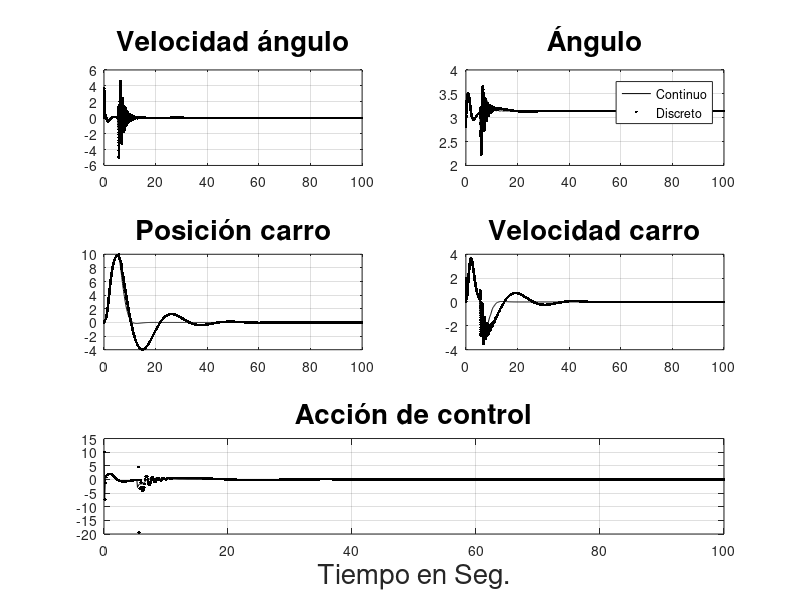
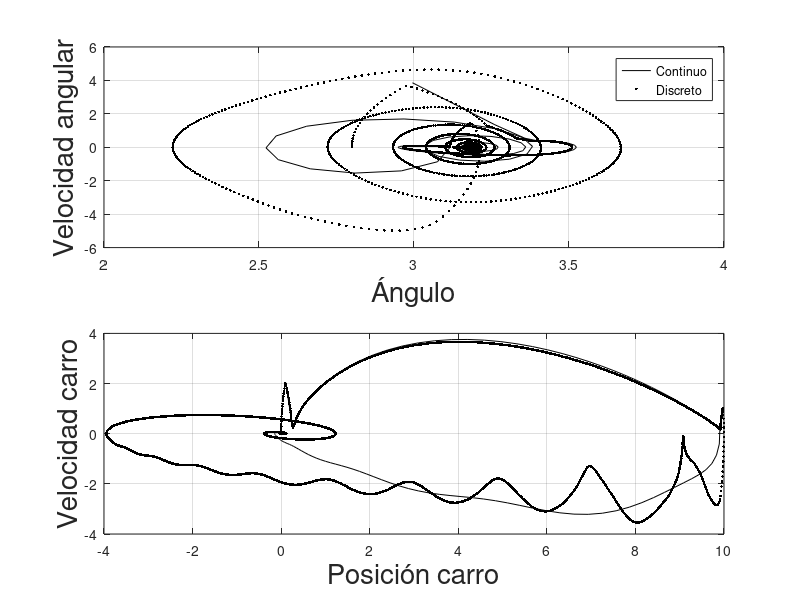

Here is the MATLAB script that generated these plots, in order:
clc;clear all, close all;
Ts=0.1;KMAX=1000;T=Ts*KMAX;
m=.1;Fricc=0.1; long=0.6;g=9.8;M=.5;
TamanioFuente=20;
%pkg load signal; pkg load control; %Solo una vez
%Condiciones iniciales
alfa(1)=.5; colorc='.g';colorl='g';
% alfa(1)=.1; colorc='.r';colorl='r';
% alfa(1)=.8; colorc='.b';colorl='b';
alfa(1)=2.8;Ci=2.8; colorc='.k';colorl='k';
%Versión linealizada en el equilibrio inestable. Sontag Pp 104.
% estado=[p(i); p_p(i); alfa(i); omega(i)]
% Mat_Ac=[0 1 0 0;0 -Fricc/M -m*g/M 0; 0 0 0 1; 0 Fricc/(long*M) g*(m+M)/(long*M) 0];
% Mat_Bc=[0; 1/M; 0; -1/(long*M)];
Mat_Ac=[0 1 0 0;0 -Fricc/M -m*g/M 0; 0 0 0 1; 0 -Fricc/(long*M) -g*(m+M)/(long*M) 0];
Mat_Bc=[0; 1/M; 0; 1/(long*M)];
Mat_C=[1 0 0 0; 0 0 1 0];
sys_c=ss(Mat_Ac,Mat_Bc,Mat_C,[0]);
sys_d=c2d(sys_c,Ts,'zoh');
Mat_A=sys_d.a;
Mat_B=sys_d.b;
H=[0;0;0;0];d_tao=Ts/100;tao=0;
for hh=1:100
    dH=expm(Mat_Ac*tao)*Mat_Bc*d_tao;
    H=H+dH;
    tao=tao+d_tao;
end
Mat_B=H;
Mat_A=expm(Mat_Ac*Ts);
Mat_A1= Mat_A;
Mat_B1=Mat_B;
m=1;
Mat_Ac=[0 1 0 0;0 -Fricc/M -m*g/M 0; 0 0 0 1; 0 -Fricc/(long*M) -g*(m+M)/(long*M) 0];
Mat_Bc=[0; 1/M; 0; 1/(long*M)];
sys_c2=ss(Mat_Ac,Mat_Bc,Mat_C,[0]);
sys_d2=c2d(sys_c,Ts,'zoh');
Mat_A2=sys_d2.a;
Mat_B2=sys_d2.b;

Mat_M=[Mat_B Mat_A*Mat_B Mat_A^2*Mat_B Mat_A^3*Mat_B];%Matriz Controlabilidad
rango=rank(Mat_M);
%Cálculo del controlador por asignación de polos
auto_val=eig(Mat_A);
c_ai=poly(auto_val);
Mat_W=[c_ai(4) c_ai(3) c_ai(2) 1 ;c_ai(3) c_ai(2) 1 0 ;c_ai(2) 1 0 0 ;1 0 0 0 ];
Mat_T=Mat_M*Mat_W;
A_controlable=inv(Mat_T)*Mat_A*Mat_T %Verificación de que T esté bien
%Ubicación de los polos de lazo cerrado en mui:
mui(1)=0.9997; mui(2)=0.994568; mui(3)= conj(mui(2)); mui(4)=0.99; %Para Ts=0.001
% mui=mui*.98;
mui(1)=0.8590123457; mui(2)=0.978; mui(3)= conj(mui(2)); mui(4)=0.9019;%Para Ts=0.01
% mui=mui*0;
% mui=mui*.9998;
mui(1)=0.67987; mui(2)=0.6798; mui(3)= conj(mui(2)); mui(4)=0.79;%Para Ts=0.1
% mui=mui*0.999;
alfa_i=poly(mui);
Mat_Q=diag([1,1/9^2,1/.5^2,1/.5^2]);
Mat_R=1e2;
Mat_Qo=diag([1,1/9^2,1/.5^2,1/.5^2]);
Mat_Ro=diag([1e1,1e0]);
% estado=[p(i); p_p(i); alfa(i); omega(i)]
K=fliplr(alfa_i(2:5)-c_ai(2:5))*inv(Mat_T);
K=dlqr(Mat_A, Mat_B, diag([1,1,1e1,1e1]),1e0);
Ko1=dlqr(Mat_A', Mat_C', diag([1,1,1,1/.5^2]), diag([1e-2,1e-2]))'; %calculo de observador
Ko2=dlqr(Mat_A2', Mat_C', diag([1,1,1e2,1e2]), diag([1e-5,1e-3]))';
K1=K;
eig(Mat_A-Mat_B*K)
K2=dlqr(Mat_A2, Mat_B2, diag([1,1,1,1]), Mat_R*1e-1);
G=inv(Mat_C(1,:)*inv(eye(4)-Mat_A+Mat_B*K)*Mat_B);
G1=G;
G2=inv(Mat_C(1,:)*inv(eye(4)-Mat_A2+Mat_B2*K2)*Mat_B2);
abs(eig(Mat_A-Mat_B*K))
t=0; x=[0;0;alfa(1);0];
p(1)=x(1); p_p(1)=x(2); alfa(1)=x(3); omega(1)=x(4);
%Implementación del controlador en el modelo no lineal en tiempo continuo.
x=[0;0;alfa(1);0];
pl=x(1); p_pl=x(2); alfal=x(3); omegal=x(4);
p=x(1); p_p=x(2); alfa=x(3); 
omega=0; tita_pp(1)=0;h=Ts/20; u=[];i=1;
u_k(1)=0;
x_ang=[0; 0; 0; 0];
Ko=Ko1;
Xop=[0 0 pi 0]';%x=[0 0 alfa(1) 0]';
ref=10;
for ki=1:KMAX
    ul=-K*(x_ang-Xop)+G*ref;
    Y=Mat_C*(x-Xop);
%     x=Mat_A*x+Mat_B*ul;
    x=Mat_A*(x-Xop)+Mat_B*ul+Xop;
    y_ang=Mat_C*(x_ang-Xop);
    x_ang=Mat_A*(x_ang-Xop)+Mat_B*ul+Xop+Ko*(Y-y_ang);
    pl(ki)=x(1);
    p_pl(ki)=x(2);
    alfal(ki)=x(3);
    omegal(ki)=x(4);
    u_kl(ki)=ul;
    if x(1)>9.9 && Ts*ki>3
        ref=0;
        Mat_A=Mat_A2;
        Mat_B=Mat_B2;
        m=1;
        Ko=Ko2;
        G=G2;
        K=K2;
    end
end
% pause
K=K1;
G=G1;
Mat_A=Mat_A1;
Mat_B=Mat_B1;
tl=(0:KMAX-1)*Ts;
x=[0;0;Ci;0];
ref = 10;
x_ang=[0; 0; 0; 0];
Ko=Ko1;
m=0.1;
i=1;
flag=0;
for ki=1:KMAX
    u1(ki)=-K*(x_ang-Xop)+G*ref;
    Y=Mat_C*(x-Xop);
    for kii=1:Ts/h
        u(i)=u1(ki);
        p_pp=(1/(M+m))*(u(i)-m*long*tita_pp*cos(alfa(i))+m*long*omega(i)^2*sin(alfa(i))- Fricc*p_p(i));
        tita_pp=(1/long)*(g*sin(alfa(i))-p_pp*cos(alfa(i)));
        p_p(i+1)=p_p(i)+h*p_pp;
        p(i+1)=p(i)+h*p_p(i);
        omega(i+1)=omega(i)+h*tita_pp;
        alfa(i+1)=alfa(i)+h*omega(i);
        x=[p(i+1); p_p(i+1); alfa(i+1); omega(i+1)];
        i=i+1;
    end
    y_ang=Mat_C*(x_ang-Xop);
    x_ang=Mat_A*(x_ang-Xop)+Mat_B*u1(ki)+Xop+Ko*(Y-y_ang);
    if x(1)>9.9 && flag==0
        flag=1;
        ref=0;
        x_ang=[0;0;0;0];
        m=1;
        Mat_A=Mat_A2;
        Mat_B=Mat_B2;
%         Ko=Ko2;
%         G=G2;
%         K=K2;
    end
end
u(i)=u1(ki);t=0:h:T;
figure(1);
subplot(3,2,1);plot(tl,omegal,colorl,t,omega,colorc);grid on;
title('Velocidad ángulo','FontSize',TamanioFuente);hold on;
subplot(3,2,2);plot(tl,alfal,colorl,t,alfa,colorc);grid on;
title('Ángulo','FontSize',TamanioFuente);hold on;
legend('Continuo', 'Discreto');
subplot(3,2,3);plot(tl,pl,colorl,t,p,colorc);grid on;title('Posición carro','FontSize',TamanioFuente);hold on;
subplot(3,2,4);plot(tl,p_pl,colorl,t,p_p,colorc);grid on;title('Velocidad carro','FontSize',TamanioFuente);hold on;
subplot(3,1,3);plot(tl,u_kl,colorl,t,u,colorc);grid on;title('Acción de control','FontSize',TamanioFuente);xlabel('Tiempo en Seg.','FontSize',TamanioFuente);hold on;
figure(2);
subplot(2,1,1);plot(alfal,omegal,colorl,alfa,omega,colorc);grid on;xlabel('Ángulo','FontSize',TamanioFuente);ylabel('Velocidad angular','FontSize',TamanioFuente);hold on;
legend('Continuo', 'Discreto');
subplot(2,1,2);plot(pl,p_pl,colorl,p,p_p,colorc);grid on;xlabel('Posición carro','FontSize',TamanioFuente);ylabel('Velocidad carro','FontSize',TamanioFuente);hold on;
